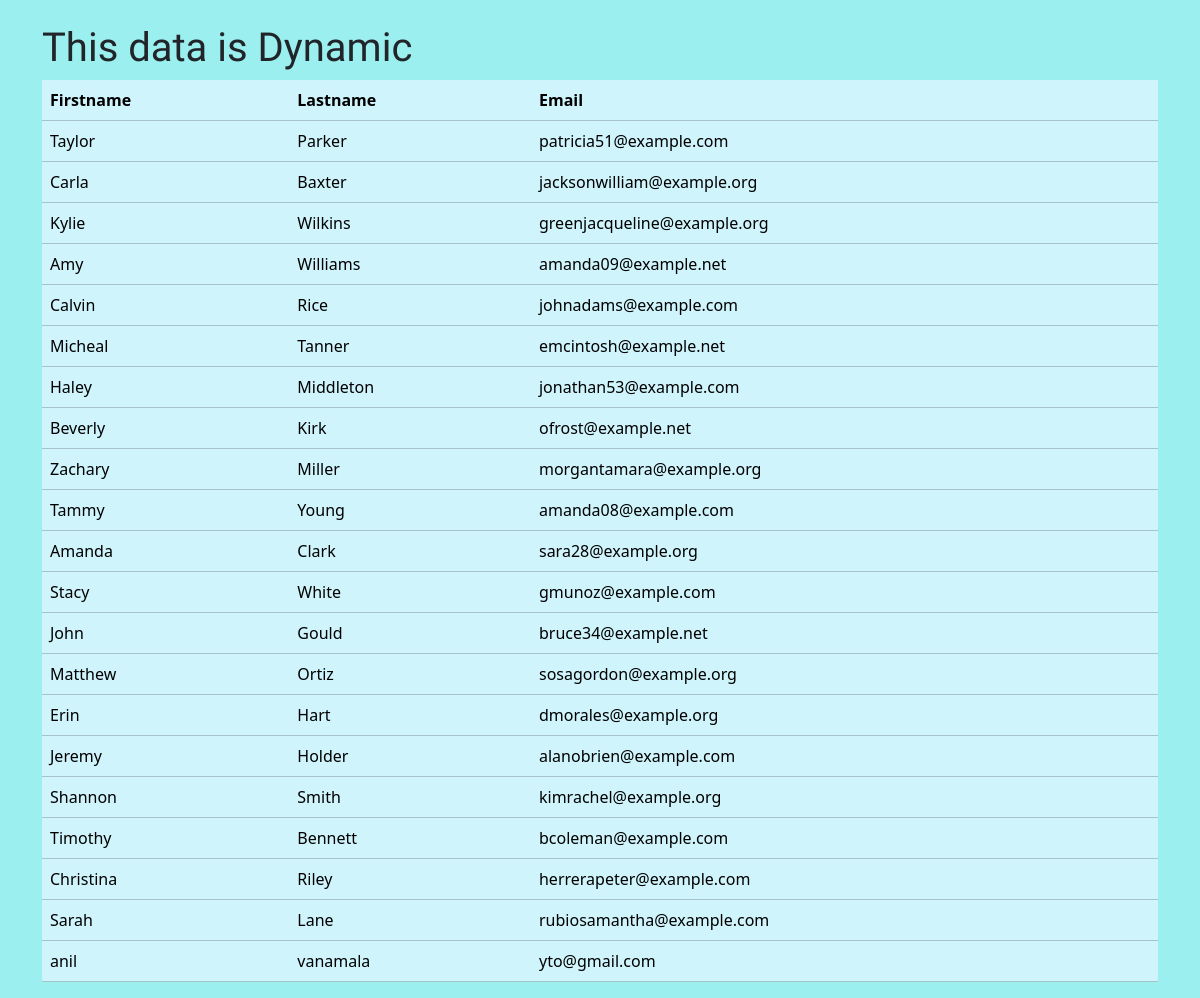
Screenshot of /users with the database file from the repository.
### apptwo/models.py (models this page shows, shortened)
class User(models.Model):
    Firstname=models.CharField(max_length=10)
    Lastname=models.CharField(max_length=10)
    Email=models.CharField(max_length=50)

### apptwo/views.py (the view)
def user(request):
    data=User.objects.all()
    dic={'Names':data}
    return render(request,'user.html',context=dic)

### templates/user.html (shortened to what this page needs)
<!DOCTYPE html>
{% load static %}
<html lang="en">
<head>
    <link href="https://cdn.jsdelivr.net/npm/bootstrap@5.3.2/dist/css/bootstrap.min.css" rel="stylesheet">
    <link rel="stylesheet" href="{% static 'css/style.css' %}">
</head>
<body>
    <div class="container mt-4">
        <h1>This data is Dynamic</h1>
        {% if Names %}
        <table class="table table-info">
            <thead>
                <tr>
                    <th scope="col">Firstname</th>
                    <th scope="col">Lastname</th>
                    <th scope="col">Email</th>
                </tr>
            </thead>
            <tbody>
                {% for names in Names %}
                    <tr>
                        <td>{{ names.Firstname }}</td>
                        <td>{{ names.Lastname }}</td>
                        <td>{{ names.Email }}</td>
                    </tr>
                {% endfor %}
            </tbody>
        </table>
        {%else%}
        <p>no records</p>
        {%endif%}
    </div>
</body>
</html>

### static/CSS/style.css (style rules this page uses)
h1 { font-family: 'Nova Square', sans-serif; }
body { background-color: rgb(155, 239, 239) }

### rows the page displays
User: Firstname "Taylor", Lastname "Parker", Email "patricia51@example.com"
User: Firstname "Carla", Lastname "Baxter", Email "jacksonwilliam@example.org"
User: Firstname "Kylie", Lastname "Wilkins", Email "greenjacqueline@example.org"
User: Firstname "Amy", Lastname "Williams", Email "amanda09@example.net"
User: Firstname "Calvin", Lastname "Rice", Email "johnadams@example.com"
User: Firstname "Micheal", Lastname "Tanner", Email "emcintosh@example.net"
User: Firstname "Haley", Lastname "Middleton", Email "jonathan53@example.com"
User: Firstname "Beverly", Lastname "Kirk", Email "ofrost@example.net"
User: Firstname "Zachary", Lastname "Miller", Email "morgantamara@example.org"
User: Firstname "Tammy", Lastname "Young", Email "amanda08@example.com"
User: Firstname "Amanda", Lastname "Clark", Email "sara28@example.org"
User: Firstname "Stacy", Lastname "White", Email "gmunoz@example.com"
User: Firstname "John", Lastname "Gould", Email "bruce34@example.net"
User: Firstname "Matthew", Lastname "Ortiz", Email "sosagordon@example.org"
User: Firstname "Erin", Lastname "Hart", Email "dmorales@example.org"
User: Firstname "Jeremy", Lastname "Holder", Email "alanobrien@example.com"
User: Firstname "Shannon", Lastname "Smith", Email "kimrachel@example.org"
User: Firstname "Timothy", Lastname "Bennett", Email "bcoleman@example.com"
User: Firstname "Christina", Lastname "Riley", Email "herrerapeter@example.com"
User: Firstname "Sarah", Lastname "Lane", Email "rubiosamantha@example.com"
User: Firstname "anil", Lastname "vanamala", Email "yto@gmail.com"
